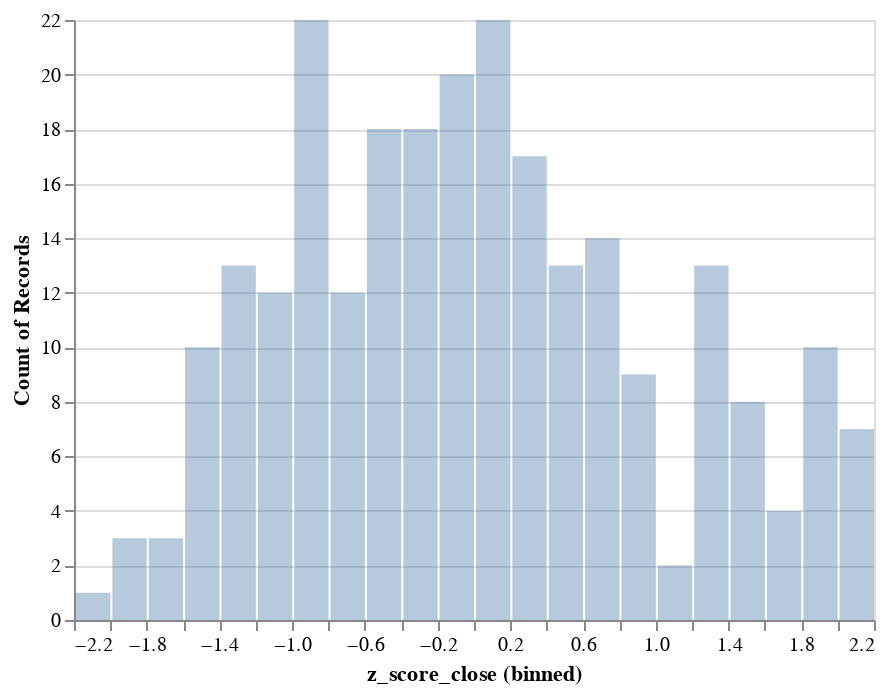

This figure's notebook cell:
### Code cell
alt.Chart(z_score_GOOGL.melt(value_name='z_score_close')).mark_bar(opacity=0.4).encode(
    x=alt.X('z_score_close', bin=alt.Bin(maxbins=30)),
    y=alt.Y('count()', stack=None))

### Figure 1 — Vega-Lite specification as saved in the notebook (floating-point values rounded to 4 significant figures; data arrays with more than 128 entries replaced by an {"elided": "..."} marker saying what was removed)
{"config": {"view": {"continuousWidth": 400, "continuousHeight": 300}}, "data": {"name": "data-9e709cccb047942008ccf8398e6155f0"}, "mark": {"type": "bar", "opacity": 0.4}, "encoding": {"x": {"type": "quantitative", "bin": {"maxbins": 30}, "field": "z_score_close"}, "y": {"type": "quantitative", "aggregate": "count", "stack": null}}, "$schema": "https://vega.github.io/schema/vega-lite/v4.8.1.json", "datasets": {"data-9e709cccb047942008ccf8398e6155f0": {"elided": "251 records"}}}
